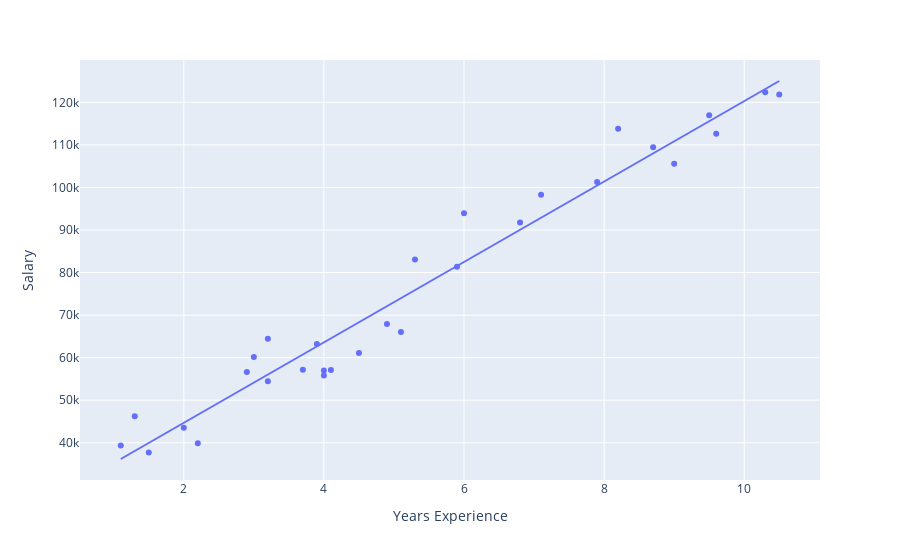

Notebook code for this chart:
### Code cell
plot = py.scatter(df, x='YearsExperience', y='Salary', trendline='ols',
        labels={'Salary': 'Salary', 'YearsExperience': 'Years Experience'})
plot.show()

### Figure 1 — Plotly figure (JSON) as saved in the notebook; plotly's stock layout.template omitted (floating-point values rounded to 4 significant figures)
{"data": [{"hovertemplate": "Years Experience=%{x}<br>Salary=%{y}<extra></extra>", "legendgroup": "", "marker": {"color": "#636efa", "symbol": "circle"}, "mode": "markers", "name": "", "orientation": "v", "showlegend": false, "type": "scatter", "x": [1.1, 1.3, 1.5, 2, 2.2, 2.9, 3, 3.2, 3.2, 3.7, 3.9, 4, 4, 4.1, 4.5, 4.9, 5.1, 5.3, 5.9, 6, 6.8, 7.1, 7.9, 8.2, 8.7, 9, 9.5, 9.6, 10.3, 10.5], "xaxis": "x", "y": [39343, 46205, 37731, 43525, 39891, 56642, 60150, 54445, 64445, 57189, 63218, 55794, 56957, 57081, 61111, 67938, 66029, 83088, 81363, 93940, 91738, 98273, 101302, 113812, 109431, 105582, 116969, 112635, 122391, 121872], "yaxis": "y"}, {"hovertemplate": "<b>OLS trendline</b><br>Salary = 9449.96 * YearsExperience + 25792.2<br>R<sup>2</sup>=0.956957<br><br>Years Experience=%{x}<br>Salary=%{y} <b>(trend)</b><extra></extra>", "legendgroup": "", "marker": {"color": "#636efa", "symbol": "circle"}, "mode": "lines", "name": "", "showlegend": false, "type": "scatter", "x": [1.1, 1.3, 1.5, 2, 2.2, 2.9, 3, 3.2, 3.2, 3.7, 3.9, 4, 4, 4.1, 4.5, 4.9, 5.1, 5.3, 5.9, 6, 6.8, 7.1, 7.9, 8.2, 8.7, 9, 9.5, 9.6, 10.3, 10.5], "xaxis": "x", "y": [36190.0, 38080.0, 39970.0, 44690.0, 46580.0, 53200.0, 54140.0, 56030.0, 56030.0, 60760.0, 62650.0, 63590.0, 63590.0, 64540.0, 68320.0, 72100.0, 73990.0, 75880.0, 81550.0, 82490.0, 90050.0, 92890.0, 100400.0, 103300.0, 108000.0, 110800.0, 115600.0, 116500.0, 123100.0, 125000.0], "yaxis": "y"}], "layout": {"legend": {"tracegroupgap": 0}, "margin": {"t": 60}, "xaxis": {"anchor": "y", "domain": [0, 1], "title": {"text": "Years Experience"}}, "yaxis": {"anchor": "x", "domain": [0, 1], "title": {"text": "Salary"}}}}
